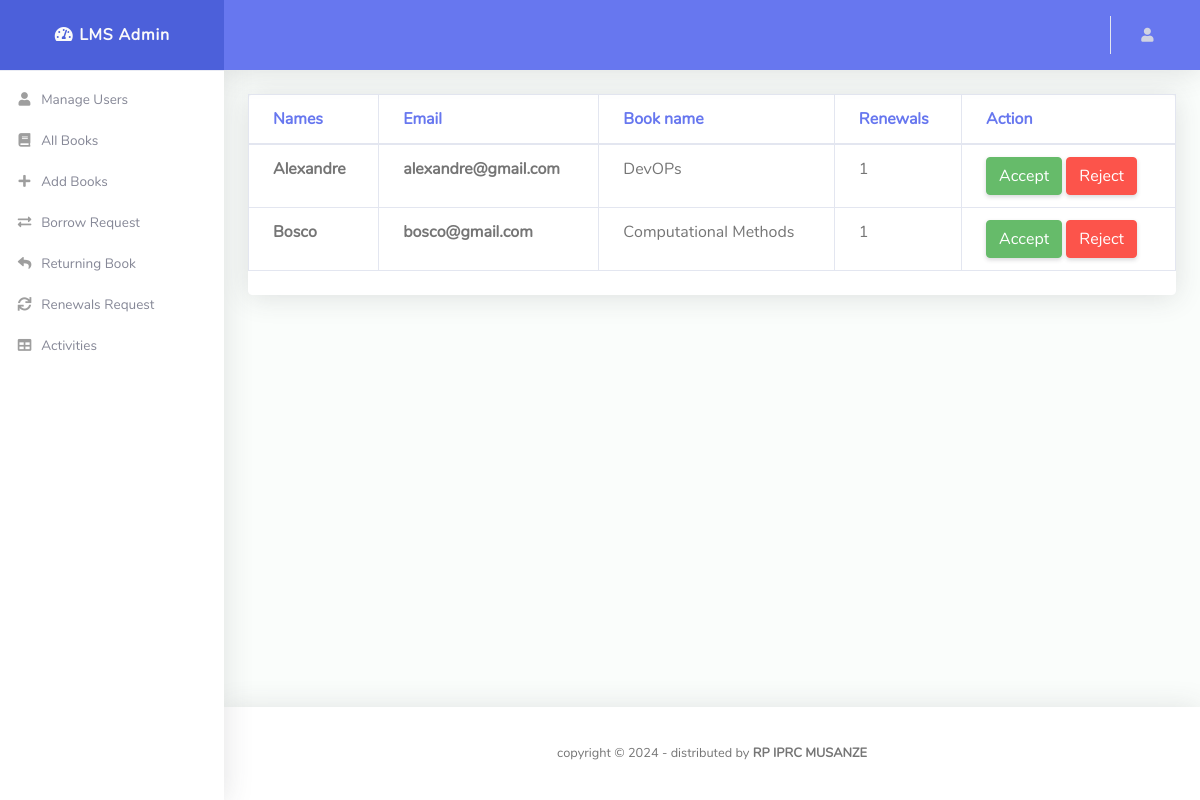
Page /iprcmsz_lms/admin/renew_request.php on the committed database.
### tables this page shows
CREATE TABLE `records` (
  `rec_id` int(11) NOT NULL,
  `email` varchar(50) NOT NULL,
  `book_id` int(11) NOT NULL,
  `borrowdate` datetime DEFAULT NULL,
  `returndate` datetime DEFAULT NULL,
  `duedate` datetime DEFAULT NULL,
  `Dues` int(11) DEFAULT NULL,
  `renewals` int(11) DEFAULT NULL,
  `Status` varchar(50) NOT NULL DEFAULT 'Pending'
);

CREATE TABLE `user` (
  `user_id` int(11) NOT NULL,
  `names` varchar(50) NOT NULL,
  `email` varchar(50) NOT NULL,
  `phone` varchar(10) NOT NULL,
  `category` varchar(20) DEFAULT NULL,
  `department` varchar(20) DEFAULT NULL,
  `type` int(11) NOT NULL DEFAULT 0,
  `password` varchar(50) NOT NULL
);

CREATE TABLE `book` (
  `BookId` int(10) NOT NULL,
  `Title` varchar(50) DEFAULT NULL,
  `Publisher` varchar(50) DEFAULT NULL,
  `Year` varchar(50) DEFAULT NULL,
  `Availability` varchar(100) DEFAULT NULL
);

### iprcmsz_lms/admin/renew_request.php (the view, shortened to what this page needs)
<!DOCTYPE html>
<html lang="en">
<head>
  <link href="vendor/fontawesome-free/css/all.min.css" rel="stylesheet" type="text/css">
  <link href="vendor/bootstrap/css/bootstrap.min.css" rel="stylesheet" type="text/css">
  <link href="css/ruang-admin.min.css" rel="stylesheet">
</head>
<body id="page-top">
  <div id="wrapper">
    <ul class="navbar-nav sidebar sidebar-light accordion" id="accordionSidebar">
        <a class="sidebar-brand d-flex align-items-center justify-content-center" href="adminDash.php">
        <div class="sidebar-brand-text mx-3">
            <i class="fas fa-fw fa-tachometer-alt"></i> LMS Admin
        </div>
        </a>
        <hr class="sidebar-divider my-0">
        <li class="nav-item">
        <a class="nav-link" href="allusers.php">
            <i class="fas fa-fw fa-user"></i>
            <span>Manage Users</span>
        </a>
        </li>
        <li class="nav-item">
        <a class="nav-link" href="allbook.php">
            <i class="fas fa-fw fa-book"></i>
            <span>All Books</span>
        </a>
        </li>
        <li class="nav-item">
        <a class="nav-link" href="addbook.php">
            <i class="fas fa-fw fa-plus"></i>
            <span>Add Books</span>
        </a>
        </li>
        <li class="nav-item">
        <a class="nav-link" href="borrow_request.php">
            <i class="fas fa-fw fa-exchange-alt"></i>
            <span>Borrow Request</span>
        </a>
        </li>
        <li class="nav-item">
          <a class="nav-link" href="book_return.php">
              <i class="fas fa-fw fa-reply"></i>
              <span>Returning Book</span>
          </a>
        </li>
        <li class="nav-item">
          <a class="nav-link" href="renew_request.php">
              <i class="fas fa-fw fa-sync"></i>
              <span>Renewals Request</span>
          </a>
        </li>
        <li class="nav-item">
          <a class="nav-link" href="activities.php">
              <i class="fas fa-fw fa-table"></i>
              <span>Activities</span>
          </a>
        </li>
        </ul>
    <div id="content-wrapper" class="d-flex flex-column">
      <div id="content">
        <nav class="navbar navbar-expand navbar-light bg-navbar topbar mb-4 static-top">
          <ul class="navbar-nav ml-auto">
            <li class="nav-item dropdown no-arrow">
              <a class="nav-link dropdown-toggle" href="#" id="userDropdown" role="button" data-toggle="dropdown"
                aria-haspopup="true" aria-expanded="false">
                <i class="fas fa-user fa-sm fa-fw mr-2 text-gray-400"></i>
              </a>
            </li>
          </ul>
        </nav>
        <div class="container-fluid" id="container-wrapper">
          <div class="row mb-3">
            <div class="col-xl-12 col-lg-5 ">
              <div class="card">
                <div class="table-responsive">
                <table class="table align-items-center table-bordered">
                    <thead class = "text-primary">
                      <tr>
                        <th>Names</th>
                        <th>Email</th>
                        <th>Book name</th>
                        <th>Renewals</th>
                        <th colspan = "2">Action</th>
                      </tr>
                    </thead>
                    <tbody>
                        <?php
                                require('dbconn.php');
                                $sql="select * from records,book,renew,user where user.email=records.email AND records.book_id=book.BookId AND renew.email=records.email AND renew.BookId=records.book_id order by borrowdate DESC";
                                $result=$conn->query($sql);
                                while($row=$result->fetch_assoc())
                                {
                                    $bookid=$row['BookId'];
                                    $Email=$row['email'];
                                    $Names=$row['names'];
                                    $Title=$row['Title'];
                                    $renewals = $row['renewals'];
                                ?>
                            <tr>
                                <td><b><?php echo $Names ?></b></td>
                                <td><b><?php echo $Email ?></b></td>
                                <td><?php echo $Title ?></td>
                                <td><?php echo $renewals ?></td>
                                <td>
                                <?php
                                      if ($renewals > 0) {
                                        echo "<a href=\"accept_renew.php?id1=".$bookid."&id2=".$Email."\" class=\"btn btn-success\">Accept</a>";}
                                      ?>
                                      <a href="rejectrequest.php?id1=<?php echo $bookid ?>&id2=<?php echo $Email ?>" class="btn btn-danger">Reject</a>
                                </td>
                            </tr>
                            <?php }
                         ?>
                    </tbody>
                  </table>
                </div>
                <div class="card-footer"></div>
              </div>
            </div>
          </div>
        </div>
      </div>
      <footer class="sticky-footer bg-white">
        <div class="container my-auto py-2">
          <div class="copyright text-center my-auto">
            <span>copyright &copy; <script> document.write(new Date().getFullYear()); </script> - distributed by
              <b>RP IPRC MUSANZE</a></b>
            </span>
          </div>
        </div>
      </footer>
    </div>
  </div>
</body>
</html>

### rows in the picture
records: user.names "Alexandre", user.email "alexandre@gmail.com", book.Title "DevOPs", renewals "1"
records: user.names "Bosco", user.email "bosco@gmail.com", book.Title "Computational Methods", renewals "1"
